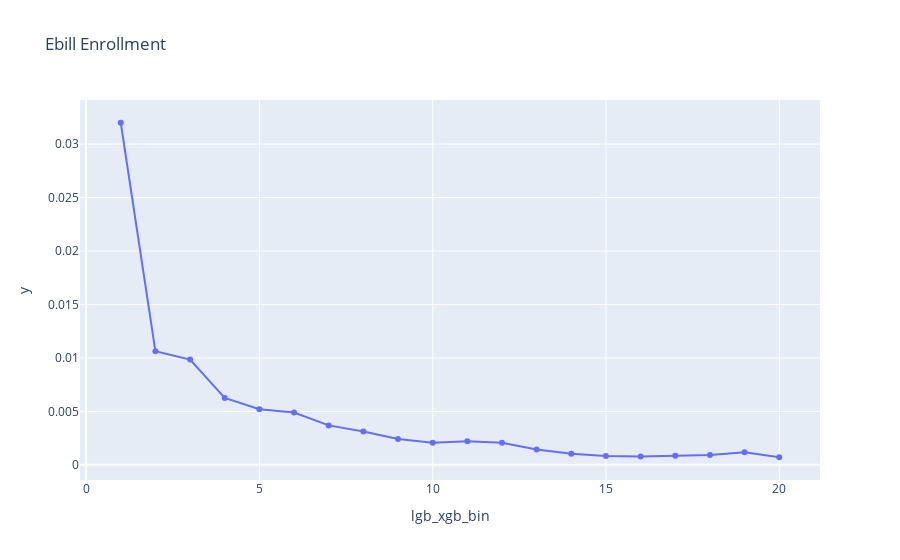
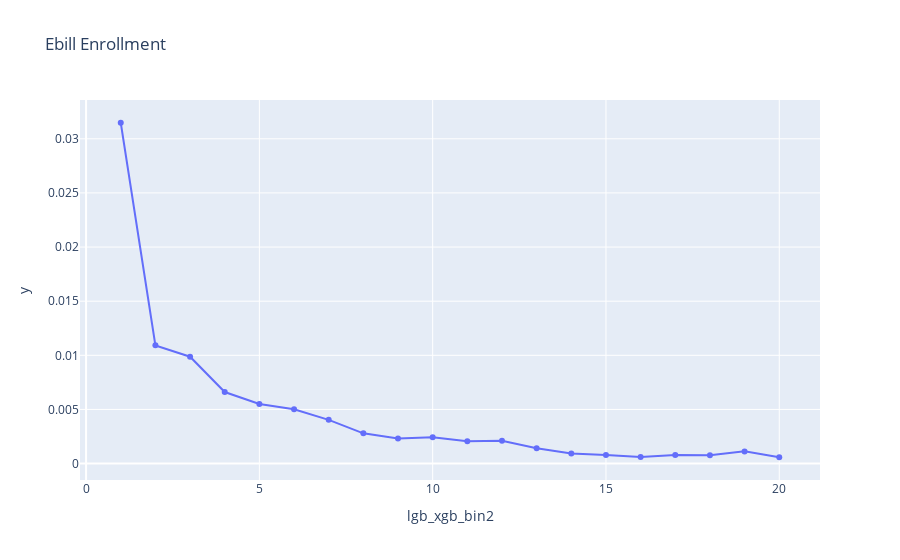
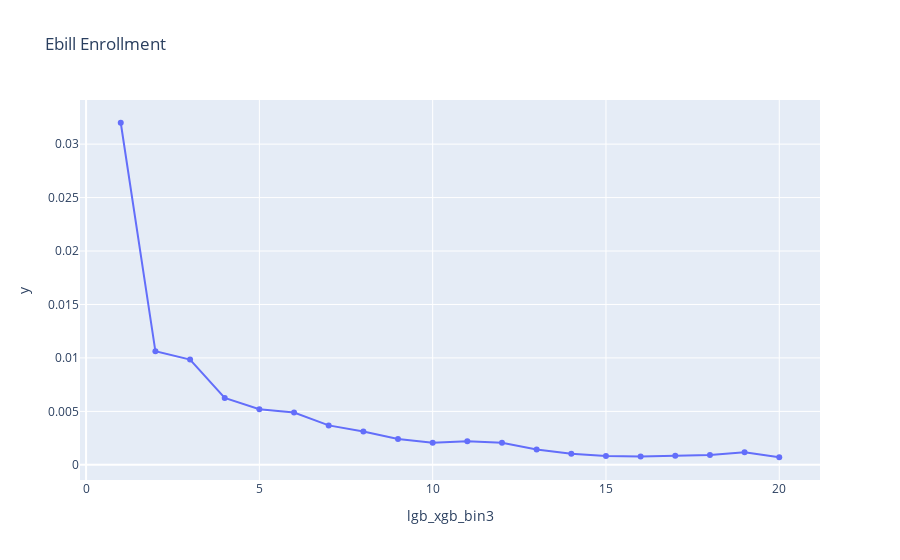

The notebook cell saved with these charts, in order:
### Code cell
predfile_xgb_lgb.groupby('lgb_xgb_bin')['y'].mean()
forline=predfile_xgb_lgb.groupby('lgb_xgb_bin')['y'].mean().reset_index()
fig = px.line(forline, x='lgb_xgb_bin', y='y', title='Ebill Enrollment', markers=True)
fig.show()

predfile_xgb_lgb.groupby('lgb_xgb_bin2')['y'].mean()
forline=predfile_xgb_lgb.groupby('lgb_xgb_bin2')['y'].mean().reset_index()
fig = px.line(forline, x='lgb_xgb_bin2', y='y', title='Ebill Enrollment', markers=True)
fig.show()

predfile_xgb_lgb.groupby('lgb_xgb_bin3')['y'].mean()
forline=predfile_xgb_lgb.groupby('lgb_xgb_bin3')['y'].mean().reset_index()
fig = px.line(forline, x='lgb_xgb_bin3', y='y', title='Ebill Enrollment', markers=True)
fig.show()

### Figure 1 — Plotly figure (JSON) as saved in the notebook; plotly's stock layout.template omitted (floating-point values rounded to 4 significant figures)
{"data": [{"hovertemplate": "lgb_xgb_bin=%{x}<br>y=%{y}<extra></extra>", "legendgroup": "", "line": {"color": "#636efa", "dash": "solid"}, "marker": {"symbol": "circle"}, "mode": "lines+markers", "name": "", "orientation": "v", "showlegend": false, "type": "scatter", "x": [1, 2, 3, 4, 5, 6, 7, 8, 9, 10, 11, 12, 13, 14, 15, 16, 17, 18, 19, 20], "xaxis": "x", "y": [0.032, 0.01062, 0.009846, 0.006256, 0.005199, 0.004894, 0.003691, 0.003117, 0.002419, 0.002059, 0.002205, 0.00207, 0.001429, 0.001046, 0.0008329, 0.0007874, 0.0008439, 0.000912, 0.001169, 0.0007089], "yaxis": "y"}], "layout": {"autosize": true, "legend": {"tracegroupgap": 0}, "title": {"text": "Ebill Enrollment"}, "xaxis": {"anchor": "y", "autorange": true, "domain": [0, 1], "range": [-0.1875, 21.19], "title": {"text": "lgb_xgb_bin"}, "type": "linear"}, "yaxis": {"anchor": "x", "autorange": true, "domain": [0, 1], "range": [-0.001873, 0.03458], "title": {"text": "y"}, "type": "linear"}}}

### Figure 2 — Plotly figure (JSON) as saved in the notebook; plotly's stock layout.template omitted (floating-point values rounded to 4 significant figures)
{"data": [{"hovertemplate": "lgb_xgb_bin2=%{x}<br>y=%{y}<extra></extra>", "legendgroup": "", "line": {"color": "#636efa", "dash": "solid"}, "marker": {"symbol": "circle"}, "mode": "lines+markers", "name": "", "orientation": "v", "showlegend": false, "type": "scatter", "x": [1, 2, 3, 4, 5, 6, 7, 8, 9, 10, 11, 12, 13, 14, 15, 16, 17, 18, 19, 20], "xaxis": "x", "y": [0.03148, 0.01092, 0.009869, 0.006605, 0.005502, 0.00502, 0.004038, 0.002791, 0.002306, 0.002432, 0.002069, 0.002104, 0.001419, 0.0009218, 0.0007993, 0.0006072, 0.0007989, 0.0007651, 0.001127, 0.0005843], "yaxis": "y"}], "layout": {"autosize": true, "legend": {"tracegroupgap": 0}, "title": {"text": "Ebill Enrollment"}, "xaxis": {"anchor": "y", "autorange": true, "domain": [0, 1], "range": [-0.1875, 21.19], "title": {"text": "lgb_xgb_bin2"}, "type": "linear"}, "yaxis": {"anchor": "x", "autorange": true, "domain": [0, 1], "range": [-0.001966, 0.03403], "title": {"text": "y"}, "type": "linear"}}}

### Figure 3 — Plotly figure (JSON) as saved in the notebook; plotly's stock layout.template omitted (floating-point values rounded to 4 significant figures)
{"data": [{"hovertemplate": "lgb_xgb_bin3=%{x}<br>y=%{y}<extra></extra>", "legendgroup": "", "line": {"color": "#636efa", "dash": "solid"}, "marker": {"symbol": "circle"}, "mode": "lines+markers", "name": "", "orientation": "v", "showlegend": false, "type": "scatter", "x": [1, 2, 3, 4, 5, 6, 7, 8, 9, 10, 11, 12, 13, 14, 15, 16, 17, 18, 19, 20], "xaxis": "x", "y": [0.032, 0.01062, 0.009846, 0.006256, 0.005199, 0.004894, 0.003691, 0.003117, 0.002419, 0.002059, 0.002205, 0.00207, 0.001429, 0.001046, 0.0008329, 0.0007874, 0.0008439, 0.000912, 0.001169, 0.0007089], "yaxis": "y"}], "layout": {"autosize": true, "legend": {"tracegroupgap": 0}, "title": {"text": "Ebill Enrollment"}, "xaxis": {"anchor": "y", "autorange": true, "domain": [0, 1], "range": [-0.1875, 21.19], "title": {"text": "lgb_xgb_bin3"}, "type": "linear"}, "yaxis": {"anchor": "x", "autorange": true, "domain": [0, 1], "range": [-0.001873, 0.03458], "title": {"text": "y"}, "type": "linear"}}}
